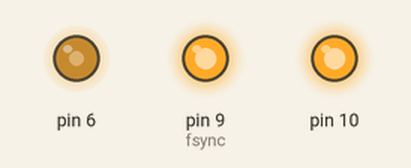
This sketch was run on a simulated Arduino Uno, built with avr-gcc and run on an emulated ATmega328P. Shown: output pins drawn as LEDs (lit = HIGH). What the sketch prints to the serial monitor is not drawn.

Above: at 0.1 s.
Timing chart, 0 to 1.6 s (numbered marks = the images above):
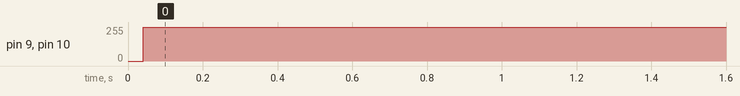

Measured:
- by itself, pin 9 (fsync), pin 10: 0/255 → 255/255 at 0.04 s

The sketch:

AD9833_Test1.ino
```cpp
int fsync = 9;
//SCLK is connected to 13, SDATA to 11
//Generate a 2 MHz clock - OC0A - Pin 6 and connect to MCLK
//Perform SPI at 125 KHz also try at 1 MHz
void setup()
{
  Serial.begin(9600);
  pinMode(fsync,OUTPUT);
  digitalWrite(fsync,HIGH);
  pinMode(13,OUTPUT);
  pinMode(11,OUTPUT);
  pinMode(6,OUTPUT);
  pinMode(10,OUTPUT);
  TCCR0B = 0;
  TCCR0A = 0;
  TCCR0A |= (1<<WGM01)|(0<<WGM00);
  TCCR0A |= (0<<COM0A1)|(1<<COM0A0);
  TCCR0B |= (1<<CS01);
  OCR0A = 1;
  TCNT0 = 0;
  SPCR = 0x00;
  SPCR |= (1<<SPE)|(1<<MSTR)|(1<<SPR1)|(1<<SPR0)|(1<<CPOL);
  sei();

  //delay(100);

  //digitalWrite(fsync,LOW);

  unsigned char dataMSB = (1<<5)|(1<<0); // B28 and RESET
  unsigned char dataLSB = 0;
  Serial.println(dataMSB);
  PORTB &= !(0x06);
  spi_transmit(dataMSB);
  spi_transmit(dataLSB);
  PORTB |= (0x06);
  //Serial.print("Here");

  dataMSB = 0x7F;       // Write freq register
  dataLSB = 0;
  PORTB &= !(0x06);
  spi_transmit(dataMSB);
  spi_transmit(dataLSB);
  PORTB |= (0x06);
  dataMSB = 0x7F;
  dataLSB = 0;
  PORTB &= !(0x06);
  spi_transmit(dataMSB);        // 2nd word of freq register
  spi_transmit(dataLSB);
  PORTB |= (0x06);
  dataMSB = (1<<7)|(1<<6);
  dataLSB = 0;
  PORTB &= !(0x06);
  spi_transmit(dataMSB);
  spi_transmit(dataLSB);
  PORTB |= (0x06);
  dataMSB = (1<<5);
  dataLSB = 0;
  PORTB &= !(0x06);
  spi_transmit(dataMSB);
  spi_transmit(dataLSB);
  PORTB |= (0x06);

  Serial.print("End");

  /* while(1)
   {
     dataMSB = (1<<5)|(1<<2);
     dataLSB =0;
      PORTB &= !(0x06);
  spi_transmit(dataMSB);
  spi_transmit(dataLSB);
  PORTB |= (0x06);
   }*/
   //digitalWrite(fsync,HIGH);
}

unsigned char spi_transmit(unsigned char data)
{
  SPDR = data;
  //Wait until transmission complete
  while(!(SPSR & (1<<SPIF) ));
  data = SPDR;
}

void loop() {
  // put your main code here, to run repeatedly:
}
```
